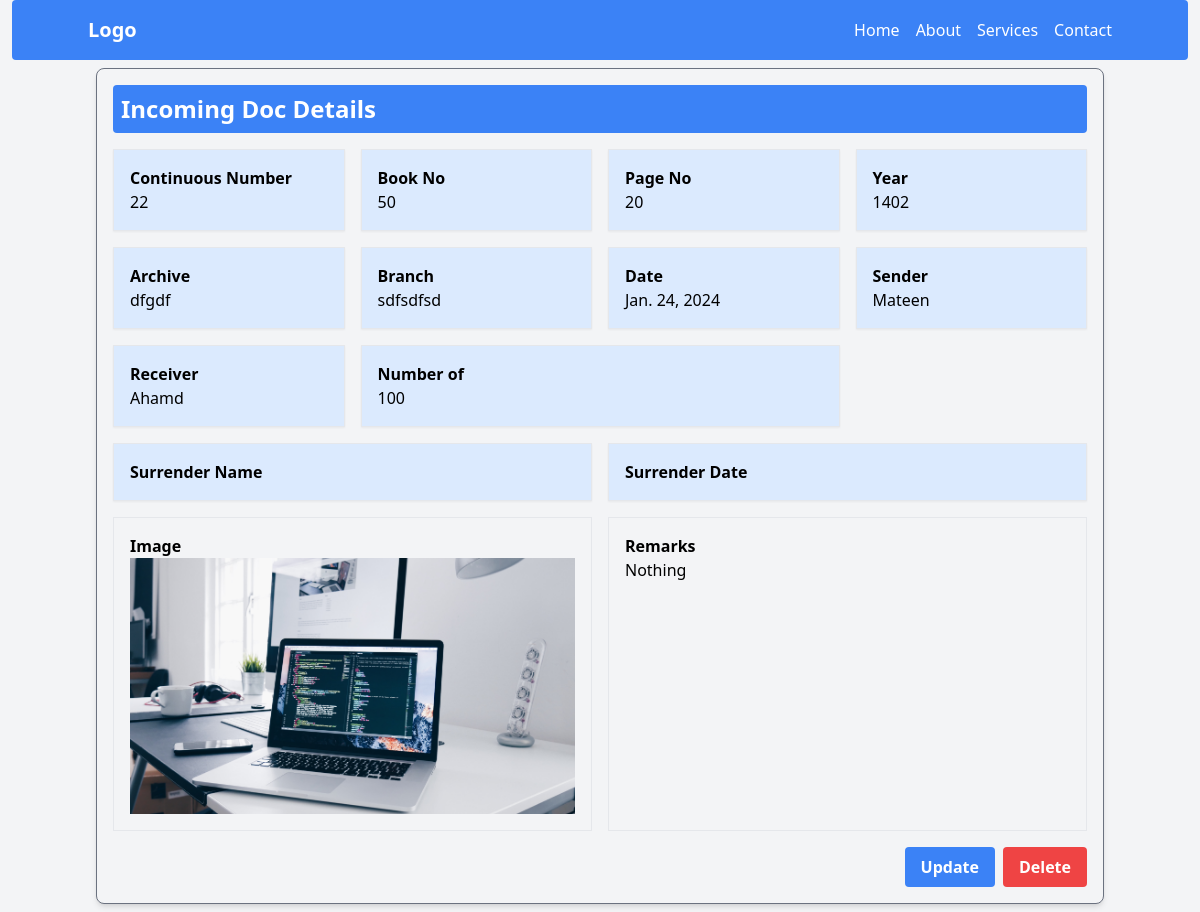
The page /records/IncomingDocDetails/1 on the database as committed earlier.
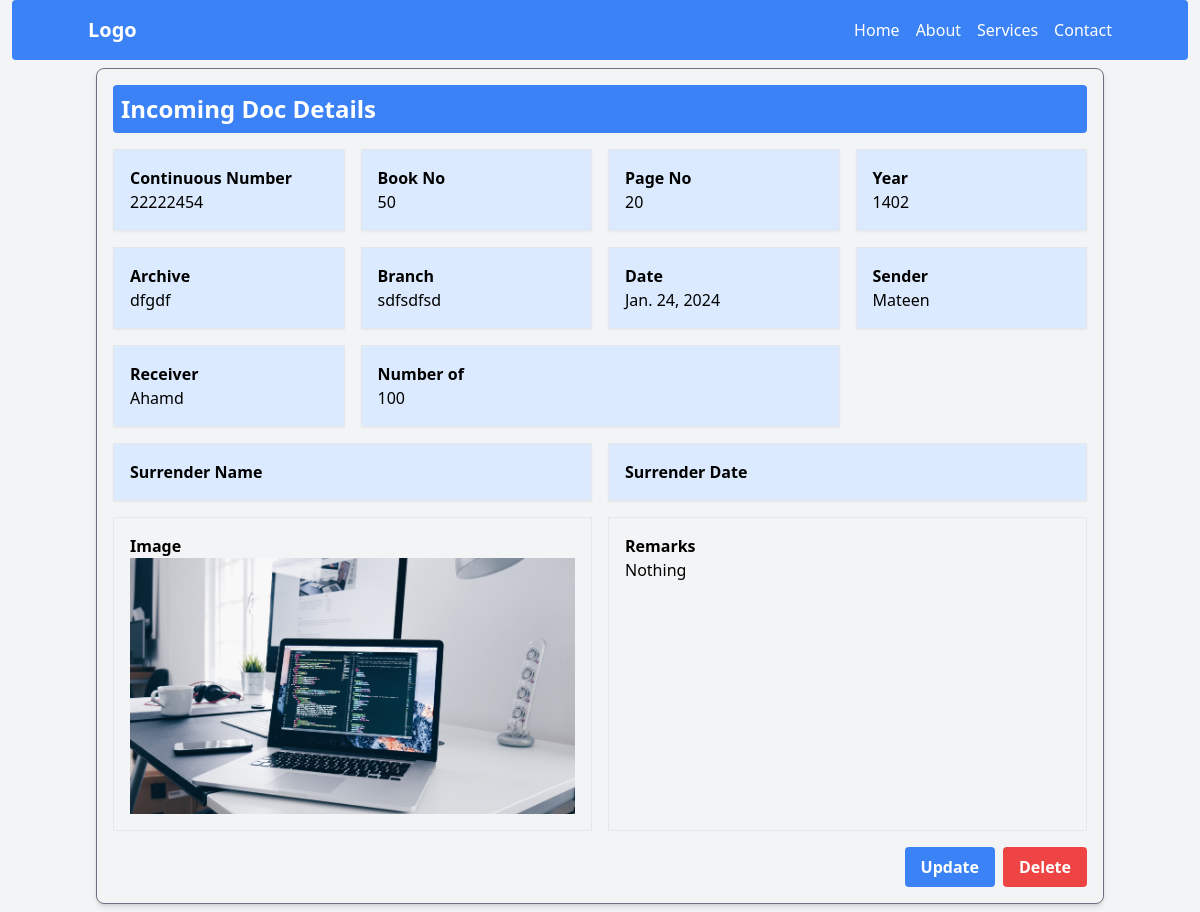
The same page on the database as committed later.
### records/models.py (models this page shows, shortened)
class IncomingDoc(models.Model):
    continuos_number = models.IntegerField(unique=True)
    book_no = models.IntegerField()
    page_no = models.IntegerField()
    year    = models.CharField(max_length=20, null=True, blank=True)
    archive = models.CharField(max_length=200, null=True, blank=True)
    branch  = models.CharField(max_length=200, null=True, blank=True)
    date = models.DateField(null=True, blank= True)
    sender = models.CharField(max_length=200)
    receiver = models.CharField(max_length=200)
    number = models.IntegerField()
    Surrender_name =models.CharField(max_length=200)
    Surrender_date = models.DateField()
    register_number = models.IntegerField()
    image = models.ImageField(upload_to="records/incomingdocs/images", null=True, blank=True)
    remarks = models.TextField()

### records/views.py (the view)
# urls.py: path('IncomingDocDetails/<int:pk>', views.IncomingDocDetails, name='IncomingDocDetails'),
def IncomingDocDetails(request, pk):
    incomingDetails= IncomingDoc.objects.filter(id=pk)
    context = {
        'incomingDetails':incomingDetails,
    }
    return render(request, 'records/incomingDocDetails.html', context)

### records/templates/records/incomingDocDetails.html (shortened to what this page needs)
{% extends 'base.html' %}
{% load static %}
{% block content %}
{% for incomingDoc in incomingDetails %}
<body class="bg-gray-100">
    <div class="container mx-auto p-2">
        <div class="bg-gray-100 border border-gray-500 shadow-md rounded-lg overflow-hidden p-4">
            <h2 class="bg-blue-500 text-white text-2xl font-bold rounded mb-4 p-2">Incoming Doc Details</h2>
            <div class="grid grid-cols-1  md:grid-cols-2 lg:grid-cols-4 gap-4">
                <div class="border p-4 bg-blue-100 shadow-sm ">
                    <p class="text-black font-semibold">Continuous Number</p>
                    <p>{{ incomingDoc.continuos_number }}</p>
                </div>
                <div class="border p-4 bg-blue-100 shadow-sm">
                    <p class="text-black font-semibold">Book No</p>
                    <p>{{ incomingDoc.book_no }}</p>
                </div>
                <div class="border p-4 bg-blue-100 shadow-sm">
                    <p class="text-black font-semibold">Page No</p>
                    <p>{{ incomingDoc.page_no }}</p>
                </div>
                <div class="border p-4 bg-blue-100 shadow-sm">
                    <p class="text-black font-semibold">Year</p>
                    <p>{{ incomingDoc.year }}</p>
                </div>
                <div class="border p-4 bg-blue-100 shadow-sm">
                    <p class="text-black font-semibold">Archive</p>
                    <p>{{ incomingDoc.archive }}</p>
                </div>
                <div class="border p-4 bg-blue-100 shadow-sm">
                    <p class="text-black font-semibold">Branch</p>
                    <p>{{ incomingDoc.branch }}</p>
                </div>
                <div class="border p-4 bg-blue-100 shadow-sm">
                    <p class="text-black font-semibold">Date</p>
                    <p>{{ incomingDoc.date }}</p>
                </div>
                <div class="border p-4 bg-blue-100 shadow-sm">
                    <p class="text-black font-semibold">Sender</p>
                    <p>{{ incomingDoc.sender }}</p>
                </div>
                <div class="border p-4 bg-blue-100 shadow-sm">
                    <p class="text-black font-semibold">Receiver</p>
                    <p>{{ incomingDoc.receiver }}</p>
                </div>
                <div class="border p-4 col-span-2 bg-blue-100 shadow-sm">
                    <p class="text-black font-semibold">Number of</p>
                    <p>{{ incomingDoc.number }}</p>
                </div>
                <div class="border p-4 col-span-2 bg-blue-100 shadow-sm">
                    <p class="text-black font-semibold">Surrender Name</p>
                </div>
                <div class="border p-4 col-span-2 bg-blue-100 shadow-sm">
                    <p class="text-black font-semibold">Surrender Date</p>
                </div>
                <div class="border p-4 col-span-2">
                    <p class="text-black font-semibold">Image</p>
                    <div class="h-64 w-full">
                        <img src="{{ incomingDoc.image.url }}" class="w-full h-full object-cover" alt="Image Description">
                    </div>
                </div>
                <div class="border p-4 col-span-2">
                    <p class="text-black font-semibold">Remarks</p>
                    <p>{{ incomingDoc.remarks }}</p>
                </div>
            </div>
            <div class="flex justify-end mt-4">
                <a href="{% url 'records:updateIncomingDoc' incomingDoc.id %}">
                    <button class="bg-blue-500 hover:bg-blue-700 text-white font-bold py-2 px-4 rounded mr-2">Update</button>
                </a>
                <a href="#">
                    <button class="bg-red-500 hover:bg-red-700 text-white font-bold py-2 px-4 rounded">Delete</button>
                </a>
            </div>
        </div>
    </div>
</body>
{% endfor %}
{% endblock %}

Rows that differ between the two databases and show on the page:
changed IncomingDoc "dfgdf": continuos_number "22" → "22222454"
